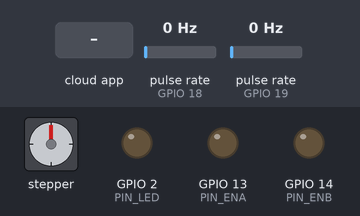
A sketch run on a simulated ESP32. On the bench: stepper motor, output pins drawn as LEDs (lit = HIGH). Wiring (inferred from the names in the program): 2 × pulse sensor: data GPIO 18 / data GPIO 19; stepper motor (2048 steps per turn assumed): coils GPIO 26, GPIO 27, GPIO 25, GPIO 33. The inputs (shaded band) are chosen by the test bench; at power-on: pulse rate (sensors on GPIO 18, GPIO 19) 0 Hz. The ROS host is connected and sends only what is stated; pins used as bus, display or sensor lines are not drawn.

Above: at 0.1 s.
At 1.2 s:
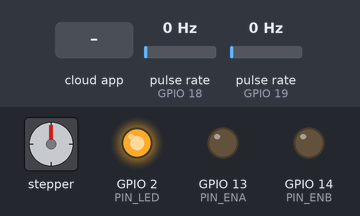
1.3 s: the phone or cloud app sets linear.x to -100
At 2.0 s:
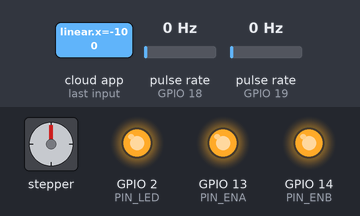
Timing chart, 0 to 4.3 s (numbered marks = the images above; inputs shaded):
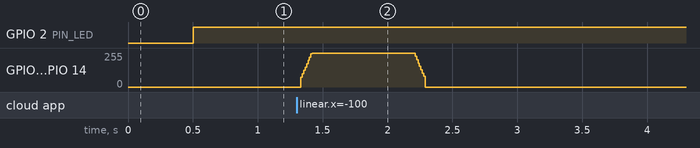

Measured:
- after the input at 1.3 s, GPIO 13 (PIN_ENA), GPIO 14 (PIN_ENB): rises from 0/255 to 255/255 in 0.09 s, then falls to 0/255 in 0.87 s

The sketch:

rover_microros.ino
```cpp
/*
 * rover_microros.ino — the rover as a ROS 2 node
 *
 * Board:   ESP32 Dev Module, Arduino core 2.0.2
 * Library: micro_ros_arduino v2.0.8-jazzy
 * Agent:   Raspberry Pi 5, ROS 2 Jazzy, over USB serial
 *
 * Subscribes  /cmd_vel   geometry_msgs/msg/Twist
 * Publishes   /odom      nav_msgs/msg/Odometry   at 20 Hz
 *
 * Drive it from the Pi:
 *     ~/start_agent.sh
 *     ros2 run teleop_twist_keyboard teleop_twist_keyboard
 *
 * NOTE: the USB port is the micro-ROS transport. Serial.print does not work
 * here — anything you print corrupts the protocol. Debug via ROS topics or
 * the onboard LED.
 */

#include <micro_ros_arduino.h>

#include <stdio.h>
#include <math.h>
#include <string.h>

#include <rcl/rcl.h>
#include <rcl/error_handling.h>
#include <rclc/rclc.h>
#include <rclc/executor.h>
#include <rmw_microros/rmw_microros.h>

#include <geometry_msgs/msg/twist.h>
#include <nav_msgs/msg/odometry.h>
#include <std_msgs/msg/int32.h>

#include "pins.h"
#include "motors.h"
#include "encoders.h"

// ===================================================================
//  SET THESE FROM YOUR ROVER — everything downstream depends on them
// ===================================================================

// Pulses per ONE full wheel revolution. Get this from encoder_test.ino:
// press 'c', turn one wheel exactly 10 turns by hand, divide the count by 10.
// Do not trust the slot count printed on the disc.
const float TICKS_PER_REV = 140.0f;        // MEASURED: 1392/1402 pulses over 10 wheel turns

// Wheel diameter in metres. 65 mm = 0.065
const float WHEEL_DIAMETER_M = 0.065f;      // <-- MEASURE

// Track width: centre of the left wheel to centre of the right wheel, metres.
// This sets how fast the rover thinks it is turning. Get it wrong and the
// robot will spiral in RViz while driving straight in real life.
const float TRACK_WIDTH_M = 0.200f;         // <-- MEASURE

// Top speed of one wheel at full PWM, metres/second. Used to convert the
// m/s that ROS asks for into a PWM duty. Rough is fine to start:
// drive flat out across a measured 2 m and time it.
const float MAX_WHEEL_SPEED_MS = 0.55f;     // <-- MEASURE

// ===================================================================

// Motors stop if no /cmd_vel arrives within this window. Every way of losing
// control — agent killed, cable pulled, Pi crashed, teleop closed — looks the
// same from here: commands stop. Silence means stop, never "carry on".
const unsigned long CMD_TIMEOUT_MS = 900;

const unsigned long ODOM_PERIOD_MS = 50;    // 20 Hz

// ------------------------------------------------------------ ROS entities
rcl_subscription_t   cmd_vel_sub;
rcl_publisher_t      odom_pub;
geometry_msgs__msg__Twist    cmd_vel_msg;
nav_msgs__msg__Odometry      odom_msg;

// Raw cumulative encoder counts, published alongside odometry. These are the
// unprocessed truth: they need no calibration to be useful, so you can watch
// them climb and know the wheels are actually turning long before the
// geometry constants above are measured.
rcl_publisher_t      ticks_l_pub;
rcl_publisher_t      ticks_r_pub;
std_msgs__msg__Int32 ticks_l_msg;
std_msgs__msg__Int32 ticks_r_msg;

// Signed lifetime totals — they count down when the wheel is driven backwards,
// so a forward-then-reverse run should return close to where it started.
int32_t totalTicksL = 0;
int32_t totalTicksR = 0;

rclc_executor_t   executor;
rclc_support_t    support;
rcl_allocator_t   allocator;
rcl_node_t        node;
rcl_timer_t       odom_timer;

// ------------------------------------------------------------ state
unsigned long lastCmdMs = 0;

// Odometry pose, integrated from wheel travel.
double pose_x = 0.0;
double pose_y = 0.0;
double pose_theta = 0.0;

// Single-channel encoders cannot sense direction, so we remember which way we
// last told each side to turn and sign the ticks with that.
int dirLeft  = 1;
int dirRight = 1;

unsigned long lastOdomMs = 0;

// Agent connection state machine. The stock examples give up permanently when
// the agent is missing; a robot must reconnect instead.
enum AgentState {
  WAITING_AGENT,
  AGENT_AVAILABLE,
  AGENT_CONNECTED,
  AGENT_DISCONNECTED
};
AgentState agentState = WAITING_AGENT;

static char odom_frame[]  = "odom";
static char child_frame[] = "base_link";

// ------------------------------------------------------------ helpers

#define RCCHECK(fn)      { rcl_ret_t rc = fn; if (rc != RCL_RET_OK) return false; }
#define RCSOFTCHECK(fn)  { rcl_ret_t rc = fn; (void)rc; }

#define EVERY_N_MS(ms, body) { \
  static volatile unsigned long _last = 0; \
  if (millis() - _last >= (ms)) { body; _last = millis(); } }

// Convert a wheel speed in m/s to an L298N duty, -255..255.
int speedToDuty(float metresPerSec) {
  float ratio = metresPerSec / MAX_WHEEL_SPEED_MS;
  int duty = (int)(ratio * Motors::MAX_SPEED);
  return constrain(duty, -Motors::MAX_SPEED, Motors::MAX_SPEED);
}

// ------------------------------------------------------------ callbacks

// ROS hands us a body velocity; differential drive turns that into two wheel
// speeds. Positive angular.z is counter-clockwise, so the right wheel speeds
// up and the left slows down.
void cmd_vel_callback(const void *msgin) {
  const geometry_msgs__msg__Twist *msg = (const geometry_msgs__msg__Twist *)msgin;

  float v = msg->linear.x;     // m/s forward
  float w = msg->angular.z;    // rad/s, CCW positive

  float vLeft  = v - (w * TRACK_WIDTH_M / 2.0f);
  float vRight = v + (w * TRACK_WIDTH_M / 2.0f);

  dirLeft  = (vLeft  < 0) ? -1 : 1;
  dirRight = (vRight < 0) ? -1 : 1;

  Motors::drive(speedToDuty(vLeft), speedToDuty(vRight));
  lastCmdMs = millis();
}

// Integrate wheel travel into a pose and publish it.
void odom_timer_callback(rcl_timer_t *timer, int64_t last_call_time) {
  (void)last_call_time;
  if (timer == NULL) return;

  uint32_t dL, dR;
  Encoders::takeDelta(dL, dR);

  // Sign the raw counts by the direction we last commanded. Single-channel
  // sensors cannot tell direction themselves, so this is the best available
  // answer — correct unless something drags a wheel against the motor.
  totalTicksL += (int32_t)dL * dirLeft;
  totalTicksR += (int32_t)dR * dirRight;

  ticks_l_msg.data = totalTicksL;
  ticks_r_msg.data = totalTicksR;
  RCSOFTCHECK(rcl_publish(&ticks_l_pub, &ticks_l_msg, NULL));
  RCSOFTCHECK(rcl_publish(&ticks_r_pub, &ticks_r_msg, NULL));

  unsigned long now = millis();
  float dt = (now - lastOdomMs) / 1000.0f;
  lastOdomMs = now;
  if (dt <= 0.0f) return;

  const float circumference = WHEEL_DIAMETER_M * PI;
  const float metresPerTick = circumference / TICKS_PER_REV;

  float distL = dL * metresPerTick * dirLeft;
  float distR = dR * metresPerTick * dirRight;

  float dCentre = (distL + distR) / 2.0f;
  float dTheta  = (distR - distL) / TRACK_WIDTH_M;

  // Integrate about the midpoint of the arc rather than its start — markedly
  // better than the naive version when turning.
  pose_x     += dCentre * cos(pose_theta + dTheta / 2.0);
  pose_y     += dCentre * sin(pose_theta + dTheta / 2.0);
  pose_theta += dTheta;

  // Keep theta in -pi..pi so it never drifts into float mush.
  while (pose_theta >  PI) pose_theta -= 2.0 * PI;
  while (pose_theta < -PI) pose_theta += 2.0 * PI;

  // Timestamp from the agent's clock, so the Pi's TF tree lines up.
  int64_t nanos = rmw_uros_epoch_nanos();
  odom_msg.header.stamp.sec     = (int32_t)(nanos / 1000000000LL);
  odom_msg.header.stamp.nanosec = (uint32_t)(nanos % 1000000000LL);

  odom_msg.pose.pose.position.x = pose_x;
  odom_msg.pose.pose.position.y = pose_y;
  odom_msg.pose.pose.position.z = 0.0;

  // Yaw as a quaternion. Rotation about Z only, so x and y stay zero.
  odom_msg.pose.pose.orientation.x = 0.0;
  odom_msg.pose.pose.orientation.y = 0.0;
  odom_msg.pose.pose.orientation.z = sin(pose_theta / 2.0);
  odom_msg.pose.pose.orientation.w = cos(pose_theta / 2.0);

  odom_msg.twist.twist.linear.x  = dCentre / dt;
  odom_msg.twist.twist.angular.z = dTheta / dt;

  RCSOFTCHECK(rcl_publish(&odom_pub, &odom_msg, NULL));
}

// ------------------------------------------------------------ ROS setup

bool createEntities() {
  allocator = rcl_get_default_allocator();

  RCCHECK(rclc_support_init(&support, 0, NULL, &allocator));
  RCCHECK(rclc_node_init_default(&node, "rover_base", "", &support));

  RCCHECK(rclc_subscription_init_default(
    &cmd_vel_sub, &node,
    ROSIDL_GET_MSG_TYPE_SUPPORT(geometry_msgs, msg, Twist),
    "cmd_vel"));

  RCCHECK(rclc_publisher_init_default(
    &odom_pub, &node,
    ROSIDL_GET_MSG_TYPE_SUPPORT(nav_msgs, msg, Odometry),
    "odom"));

  RCCHECK(rclc_publisher_init_default(
    &ticks_l_pub, &node,
    ROSIDL_GET_MSG_TYPE_SUPPORT(std_msgs, msg, Int32),
    "ticks_left"));

  RCCHECK(rclc_publisher_init_default(
    &ticks_r_pub, &node,
    ROSIDL_GET_MSG_TYPE_SUPPORT(std_msgs, msg, Int32),
    "ticks_right"));

  // _default2 takes an explicit clock. The old rclc_timer_init_default is
  // deprecated in this version and warns at compile time.
  RCCHECK(rclc_timer_init_default2(
    &odom_timer, &support, RCL_MS_TO_NS(ODOM_PERIOD_MS),
    odom_timer_callback, true));

  RCCHECK(rclc_executor_init(&executor, &support.context, 2, &allocator));
  RCCHECK(rclc_executor_add_subscription(
    &executor, &cmd_vel_sub, &cmd_vel_msg, &cmd_vel_callback, ON_NEW_DATA));
  RCCHECK(rclc_executor_add_timer(&executor, &odom_timer));

  // Line the ESP32's clock up with the agent's, so odom timestamps make sense
  // to the rest of the ROS graph.
  rmw_uros_sync_session(1000);

  return true;
}

// Tear every entity down so a reconnect starts clean, rather than leaking
// publishers and subscriptions on the agent side each time the link drops.
// Return values are deliberately discarded — if teardown fails there is
// nothing useful left to do about it.
void destroyEntities() {
  (void)rcl_publisher_fini(&odom_pub, &node);
  (void)rcl_publisher_fini(&ticks_l_pub, &node);
  (void)rcl_publisher_fini(&ticks_r_pub, &node);
  (void)rcl_subscription_fini(&cmd_vel_sub, &node);
  (void)rcl_timer_fini(&odom_timer);
  (void)rclc_executor_fini(&executor);
  (void)rcl_node_fini(&node);
  (void)rclc_support_fini(&support);
}

// ------------------------------------------------------------ setup

void setup() {
  // Motors first, so the wheels are dead before anything else can run.
  Motors::begin();
  Encoders::begin();

  pinMode(PIN_LED, OUTPUT);
  digitalWrite(PIN_LED, LOW);

  set_microros_transports();

  lastCmdMs  = millis();
  lastOdomMs = millis();
}

// ------------------------------------------------------------ loop

void loop() {
  switch (agentState) {

    case WAITING_AGENT:
      // Ping rather than blocking: the rover stays responsive and the motors
      // stay stopped while the agent is missing.
      EVERY_N_MS(500, agentState =
        (RMW_RET_OK == rmw_uros_ping_agent(100, 1)) ? AGENT_AVAILABLE : WAITING_AGENT;);
      break;

    case AGENT_AVAILABLE:
      agentState = createEntities() ? AGENT_CONNECTED : WAITING_AGENT;
      if (agentState == WAITING_AGENT) destroyEntities();
      break;

    case AGENT_CONNECTED:
      EVERY_N_MS(500, agentState =
        (RMW_RET_OK == rmw_uros_ping_agent(100, 3)) ? AGENT_CONNECTED : AGENT_DISCONNECTED;);
      if (agentState == AGENT_CONNECTED) {
        rclc_executor_spin_some(&executor, RCL_MS_TO_NS(5));
      }
      break;

    case AGENT_DISCONNECTED:
      destroyEntities();
      Motors::stopNow();
      agentState = WAITING_AGENT;
      break;
  }

  // Failsafe. Runs regardless of connection state — if commands stop arriving
  // for any reason, the wheels stop.
  if (agentState != AGENT_CONNECTED || millis() - lastCmdMs > CMD_TIMEOUT_MS) {
    Motors::drive(0, 0);
  }

  // LED on = connected to the agent. The only debugging output available,
  // since the USB port belongs to micro-ROS.
  digitalWrite(PIN_LED, agentState == AGENT_CONNECTED ? HIGH : LOW);

  Motors::update();
}
```

encoders.cpp
```cpp
#include "encoders.h"

namespace Encoders {

namespace {

volatile uint32_t pulsesL = 0;
volatile uint32_t pulsesR = 0;

uint32_t lastL = 0;
uint32_t lastR = 0;

// IRAM_ATTR keeps the handler in RAM. Without it an interrupt arriving while
// the flash cache is busy faults the chip.
void IRAM_ATTR isrLeft()  { pulsesL++; }
void IRAM_ATTR isrRight() { pulsesR++; }

} // anonymous namespace

void begin() {
  // The LM393 drives its output actively; the pull-up only matters if a
  // sensor is unplugged, where it keeps the pin from floating and spraying
  // phantom counts.
  pinMode(PIN_ENC_L, INPUT_PULLUP);
  pinMode(PIN_ENC_R, INPUT_PULLUP);

  attachInterrupt(digitalPinToInterrupt(PIN_ENC_L), isrLeft,  RISING);
  attachInterrupt(digitalPinToInterrupt(PIN_ENC_R), isrRight, RISING);
}

void takeDelta(uint32_t &leftPulses, uint32_t &rightPulses) {
  // Snapshot both counters with interrupts off, so a pulse landing mid-read
  // cannot tear a 32-bit value on a dual-core chip.
  noInterrupts();
  uint32_t nowL = pulsesL;
  uint32_t nowR = pulsesR;
  interrupts();

  // Unsigned subtraction wraps correctly, so the 32-bit rollover after
  // ~4 billion pulses costs nothing.
  leftPulses  = nowL - lastL;
  rightPulses = nowR - lastR;

  lastL = nowL;
  lastR = nowR;
}

uint32_t totalLeft() {
  noInterrupts();
  uint32_t v = pulsesL;
  interrupts();
  return v;
}

uint32_t totalRight() {
  noInterrupts();
  uint32_t v = pulsesR;
  interrupts();
  return v;
}

} // namespace Encoders
```

encoders.h
```cpp
/*
 * encoders.h — pulse counting for two LM393 slot sensors
 *
 * Single-channel sensors, so these count pulses but cannot tell which way the
 * wheel turned. The caller applies the sign from whatever it last commanded.
 * That holds as long as nothing pushes the rover by hand or drags a wheel
 * backwards against the motor.
 */
#pragma once
#include <Arduino.h>
#include "pins.h"

namespace Encoders {

void begin();

// Pulses accumulated since the last call to this function, then cleared.
// Unsigned — direction is the caller's business.
void takeDelta(uint32_t &leftPulses, uint32_t &rightPulses);

// Lifetime totals, for calibration and debugging.
uint32_t totalLeft();
uint32_t totalRight();

} // namespace Encoders
```

motors.cpp
```cpp
#include "motors.h"

namespace Motors {

namespace {

constexpr int PWM_FREQ  = 1000;   // Hz — L298N is a slow BJT bridge, 1-5 kHz
constexpr int PWM_BITS  = 8;
constexpr int RAMP_STEP = 25;    // duty units per tick — higher = snappier response
constexpr int RAMP_MS   = 10;

constexpr int CH_LEFT  = 0;
constexpr int CH_RIGHT = 1;

int targetL = 0, targetR = 0;
int actualL = 0, actualR = 0;
unsigned long lastRamp = 0;

// ESP32 Arduino core 3.x dropped ledcSetup/ledcAttachPin in favour of
// ledcAttach. Support both so the sketch compiles on whichever core is
// installed.
inline void pwmSetup(int pin, int ch) {
#if ESP_ARDUINO_VERSION_MAJOR >= 3
  (void)ch;
  ledcAttach(pin, PWM_FREQ, PWM_BITS);
#else
  ledcSetup(ch, PWM_FREQ, PWM_BITS);
  ledcAttachPin(pin, ch);
#endif
}

inline void pwmWrite(int pin, int ch, int duty) {
#if ESP_ARDUINO_VERSION_MAJOR >= 3
  (void)ch;
  ledcWrite(pin, duty);
#else
  (void)pin;
  ledcWrite(ch, duty);
#endif
}

void applySide(int speed, int inA, int inB, int enPin, int enCh, float trim) {
  const bool forward = (speed >= 0);
  int duty = abs(speed);

  if (duty < DEADBAND) duty = 0;
  duty = constrain((int)(duty * trim), 0, MAX_SPEED);

  if (duty == 0) {
    // Both LOW = coast. Both HIGH would be an active brake: stops harder but
    // dumps the motor's stored energy back through the bridge.
    digitalWrite(inA, LOW);
    digitalWrite(inB, LOW);
  } else {
    digitalWrite(inA, forward ? HIGH : LOW);
    digitalWrite(inB, forward ? LOW  : HIGH);
  }
  pwmWrite(enPin, enCh, duty);
}

inline int stepToward(int value, int goal) {
  if (value < goal) return min(value + RAMP_STEP, goal);
  if (value > goal) return max(value - RAMP_STEP, goal);
  return value;
}

// Route logical left/right onto whichever physical channel they are wired to,
// applying the inversion flags on the way. Everything above this function
// thinks in terms of "left" and "right"; only this one knows about terminals.
void applyOutputs(int l, int r) {
  if (INVERT_LEFT)  l = -l;
  if (INVERT_RIGHT) r = -r;

  if (SWAP_SIDES) {
    // left motors on OUT3/OUT4, right motors on OUT1/OUT2
    applySide(l, PIN_IN3, PIN_IN4, PIN_ENB, CH_RIGHT, TRIM_LEFT);
    applySide(r, PIN_IN1, PIN_IN2, PIN_ENA, CH_LEFT,  TRIM_RIGHT);
  } else {
    applySide(l, PIN_IN1, PIN_IN2, PIN_ENA, CH_LEFT,  TRIM_LEFT);
    applySide(r, PIN_IN3, PIN_IN4, PIN_ENB, CH_RIGHT, TRIM_RIGHT);
  }
}

} // anonymous namespace

void begin() {
  pinMode(PIN_IN1, OUTPUT);
  pinMode(PIN_IN2, OUTPUT);
  pinMode(PIN_IN3, OUTPUT);
  pinMode(PIN_IN4, OUTPUT);
  pwmSetup(PIN_ENA, CH_LEFT);
  pwmSetup(PIN_ENB, CH_RIGHT);
  stopNow();
}

void drive(int left, int right) {
  targetL = constrain(left,  -MAX_SPEED, MAX_SPEED);
  targetR = constrain(right, -MAX_SPEED, MAX_SPEED);
}

void stopNow() {
  targetL = targetR = 0;
  actualL = actualR = 0;
  applyOutputs(0, 0);
}

void update() {
  if (millis() - lastRamp < RAMP_MS) return;
  lastRamp = millis();

  actualL = stepToward(actualL, targetL);
  actualR = stepToward(actualR, targetR);
  applyOutputs(actualL, actualR);
}

int leftOutput()  { return actualL; }
int rightOutput() { return actualR; }

} // namespace Motors
```

Source omitted: motors.h (1872 bytes), pins.h (2938 bytes)
